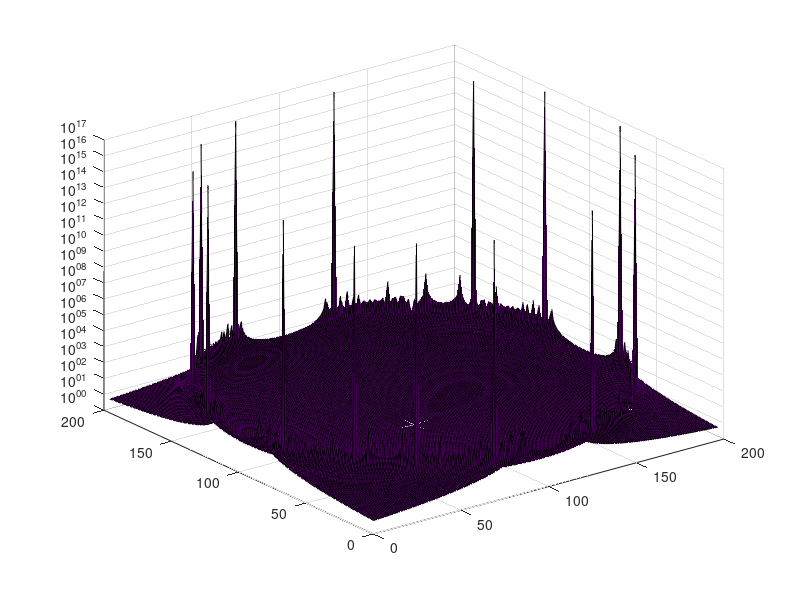

Recreate this plot in MATLAB. (Note: this script raises an error after producing the figure.)
% This is supposed to compile all of the calculations that will be done for
% the VQLS, mostly involving the matrices that will be used as A in the
% equation Ax = b

% So far, all we've been using to define these systems are the I, Z, and X
% gates, but here I'll define all Pauli gates
I = eye(2);
Z = [1 0; 0 -1]
X = [0 1; 1 0];
Y = [0 -1i; 1i 0];
b = [1/sqrt(8); 1/sqrt(8); 1/sqrt(8); 1/sqrt(8); 1/sqrt(8); 1/sqrt(8); 1/sqrt(8); 1/sqrt(8)]
I8 = kron(kron(I,I),I);

%%
Z1 = kron(kron(I, Z), I) 
Z2 = kron(kron(Z, I), I) 
A = 0.55*I8 + 0.225*Z1 + 0.225*Z2

%%
% A matrix, of little-endian representation (LER)
Z1 = kron(kron(I,Z),I);
Z2 = kron(kron(I,I),Z)
k = 11
A = 0.55*I8 + 0.225*Z1 + (0.55 - 0.225 - (1/k))*Z2
cond(A)
A^-1 * b

%%
% 2nd A matrix, of LER
k = 30;
alpha = .5 * (1 + (1/k))
beta = .5 * (1 - (1/k))
A = alpha*I8 + beta*Z2
cond(A)


%%
% A matrix for pennylane implementation, big-endian representation (BER)
X0Z1 = kron(kron(X,Z),I);
X0 = kron(kron(X, I), I);
Z0 = kron(kron(Z, I), I);
A = I8 + 0.618181*X0Z1 + .2*X0;
cond(A)
A^-1 * b;

%%
y = zeros(199, 199);
for k=1:1:197
    for j=1:1:197
        A = I8 + ((j-100)*0.01)*X0Z1 + ((k-100)*0.01)*Z0;
        y(j,k) = cond(A);
    end
end
h = gca
surf(y)
%set(h, 'xscale', 'log')
%set(h, 'yscale', 'log')
set(h, 'zscale', 'log')

%%
zeta = 0.1;
eta = 0.841910281;

X0 = kron(kron(X, I), I);
X0 == adjoint(X0);
X1 = kron(kron(I,X), I);
X1 == adjoint(X1);
X2 = kron(kron(I, I), X);
X2 == adjoint(X2);
Z01 = kron(kron(Z, Z), I);
Z01 == adjoint(Z01);
Z12 = kron(kron(I, Z), Z);
Z12 == adjoint(Z12);
A = (1/zeta) * (X0 + X1 + X2 + 0.1*(Z01 + Z12) + eta * I8)
cond(A)

%%
III = kron(I,I)
X0 = kron(I,X)
XX = kron(X,X)
YY = kron(Y,Y)

L = 2*I2 - X0 - 0.5*XX - 0.5*YY
A = [2 -1 0 0 0 0 0 0;
     -1 2 -1 0 0 0 0 0;
     0 -1 2 -1 0 0 0 0;
     0 0 -1 2 -1 0 0 0;
     0 0 0 -1 2 -1 0 0;
     0 0 0 0 -1 2 -1 0;
     0 0 0 0 0 -1 2 -1]
cond(A)

%%
%%%%%%%%%%%%%
%%% N = 4 %%%
%%%%%%%%%%%%%
eta = 1.
Y0 = kron(kron(kron(Y, I), I), I);
Y1 = kron(kron(kron(I, Y), I), I);
Y2 = kron(kron(kron(I, I), Y), I);
Y3 = kron(kron(kron(I, I), I), Y);

X01 = kron(kron(kron(X, X), I), I);
X12 = kron(kron(kron(I, X), X), I);
X23 = kron(kron(kron(I, I), X), X);
I4 = kron(kron(kron(I, I), I), I);

syms eta
eta = 1;
A = 10*Y0 + 10*Y1 + 10*Y2 + 10*Y3 + X01 + X12 + X23 + (eta/0.1) * I4;
cond(A);
inc = 0.00001
eta_all = zeros(20);
for k=10:10:200
    k
    err = abs(cond(A) - k);
    it = 0;
    while err > 0.001
        eta = eta + inc;
        A = 10*Y0 + 10*Y1 + 10*Y2 + 10*Y3 + X01 + X12 + X23 + (eta/0.1) * I4;
        if abs(cond(A) - k) < err
            err = abs(cond(A) - k);
        else
            eta = eta - (inc*2);
            A = 10*Y0 + 10*Y1 + 10*Y2 + 10*Y3 + X01 + X12 + X23 + (eta/0.1) * I4;
            err = abs(cond(A) - k);
        end
        if it > 100000
            inc = inc/10;
            it = 0
        end
        it = it + 1;
    end
    eta_all(k/10) = eta;
    cond(A)
end

%%
eta_all(:,1)